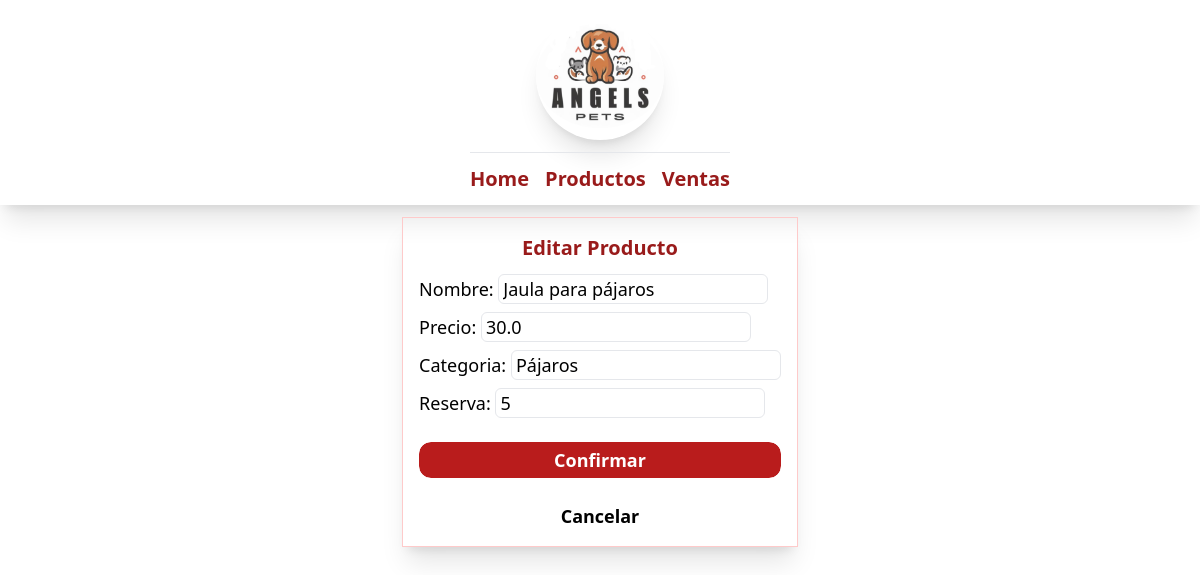
/petshop/tabla/editar/35, run on an earlier commit of the app's database.
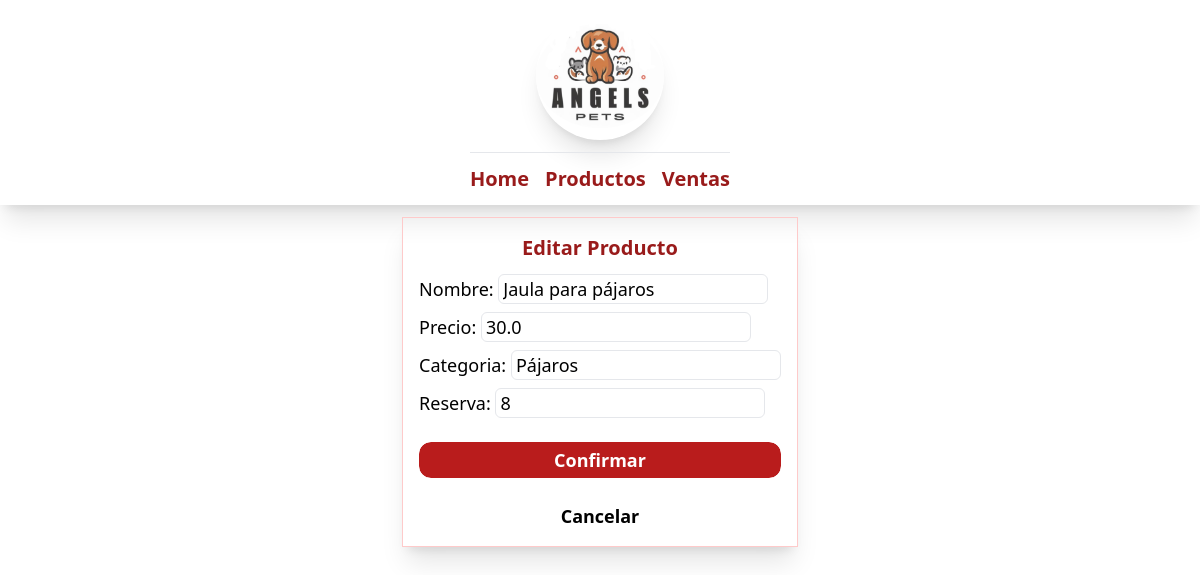
And on a later commit of the database.
### internal_shop_app/models.py (models this page shows, shortened)
class Producto(models.Model):
    nombre = models.CharField(max_length=50)
    precio = models.FloatField(max_length=50)
    categoria = models.CharField(max_length=50)
    reserva = models.IntegerField(max_length=50)

### internal_shop_app/views.py (the view)
# urls.py: path("tabla/editar/<int:id_prod>", editar_producto_view, name="editar"),
def editar_producto_view(request, id_prod):
    producto = Producto.objects.get(pk=id_prod)
    if request.method == "POST":
        form = ProductoForm(request.POST, instance=producto)
        if form.is_valid():
            form.save()
            return redirect("tabla")
    else:
        template = "editar_producto.html"
        context = {"form": ProductoForm(instance=producto)}
        return render(request, template, context)

### internal_shop_app/forms.py
class ProductoForm(forms.ModelForm):
    class Meta:
        model = Producto
        fields = ['nombre', 'precio', 'categoria', 'reserva']
        widgets = {
            'nombre': forms.TextInput(attrs={'class': 'border border-1 rounded-md px-1'}),
            'precio': forms.NumberInput(attrs={'class': 'border border-1 rounded-md px-1'}),
            'categoria': forms.TextInput(attrs={'class': 'border border-1 rounded-md px-1'}),
            'reserva': forms.NumberInput(attrs={'class': 'border border-1 rounded-md px-1'}),
        }

### internal_shop_app/templates/editar_producto.html (shortened to what this page needs)
{% extends "home.html" %} {% block main-section %}
<div
  class="flex flex-col text-center border border-red-200 p-4 gap-3 shadow-xl my-2"
>
  <h1 class="text-xl text-red-800 font-bold">Editar Producto</h1>
  <form method="POST" class="flex flex-col text-lg gap-2">
    <div class="flex flex-col items-start gap-2">{{form}}</div>
    <button
      class="py-1 px-4 rounded-md outline outline-1 rounded-xl bg-red-700 text-white font-semibold my-4"
    >
      Confirmar
    </button>
    <a href="{% url 'tabla' %}"><p class="font-semibold">Cancelar</p></a>
  </form>
</div>
{% endblock main-section %}

What changed in the data, as far as the page shows it:
changed Producto "Jaula para pájaros": reserva "5" → "8"
